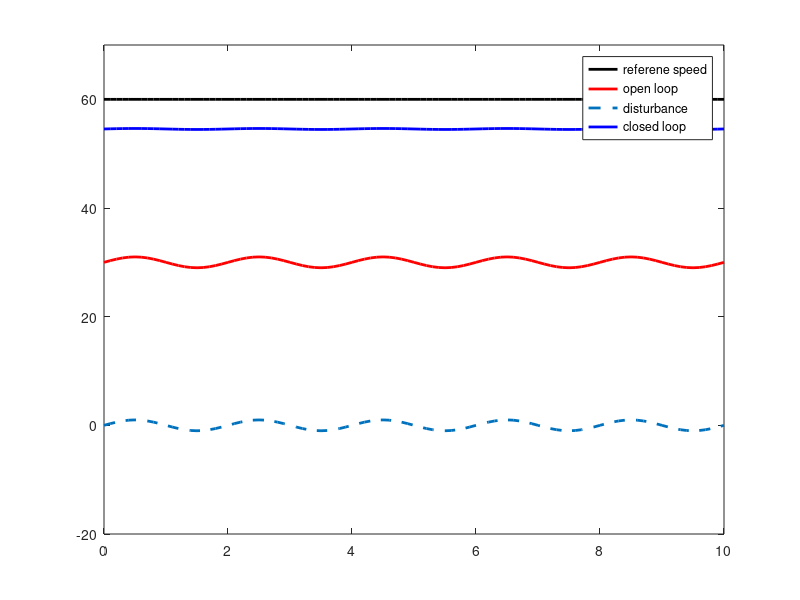

This chart was generated by the following MATLAB code:
clear all, close all, clc

t = 0:0.1:10;       % time
wr = 60 + 0*t;      % reference speed
d = 1*sin(pi*t);

aModel = 2;         % y = aModel*u
aTrue = 1;          % y = aTrue*u

uOL = wr/aModel;    % open-loop u based on model
yOL = aTrue*uOL + d;% Open-loop response

k = 10;             % control gain, u = k(wr-y)    change it and see the response
yCL = (aTrue*k/(1+aTrue*k))*wr + d/(1+aTrue*k);   %closed loop response of my system

plot(t,wr,'k','LineWidth',2)
hold on
plot(t,yOL,'r','LineWidth',2)
plot(t,d,'--','LineWidth',2)
plot(t,yCL,'b','LineWidth',2)
ylim([-20 70])
xlim([0 10])
legend ('referene speed','open loop','disturbance','closed loop')